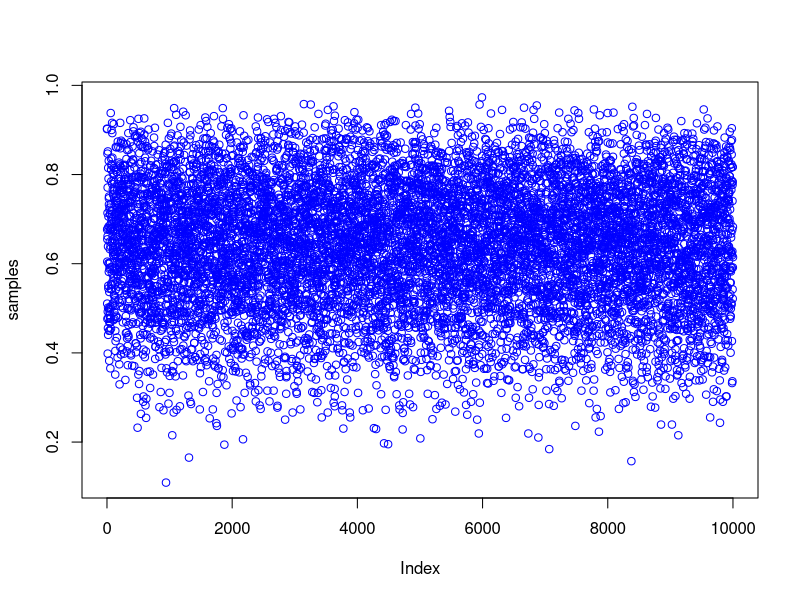
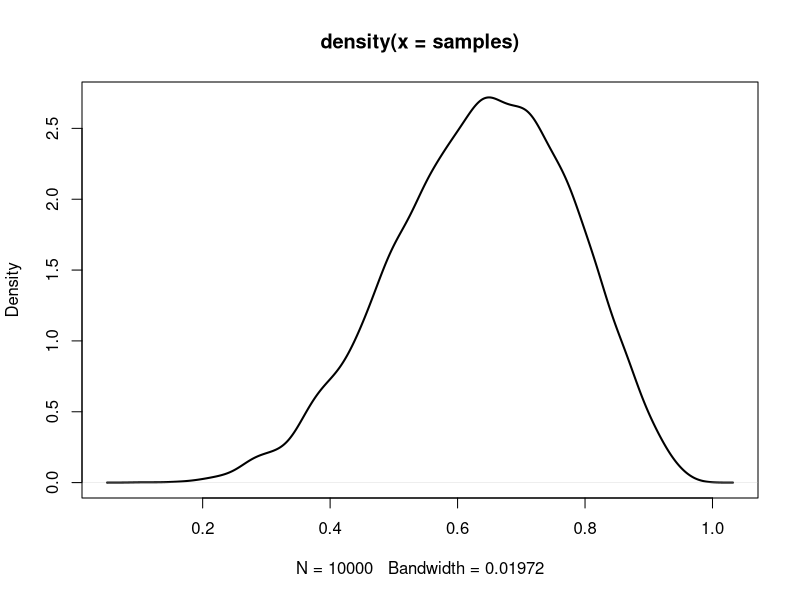
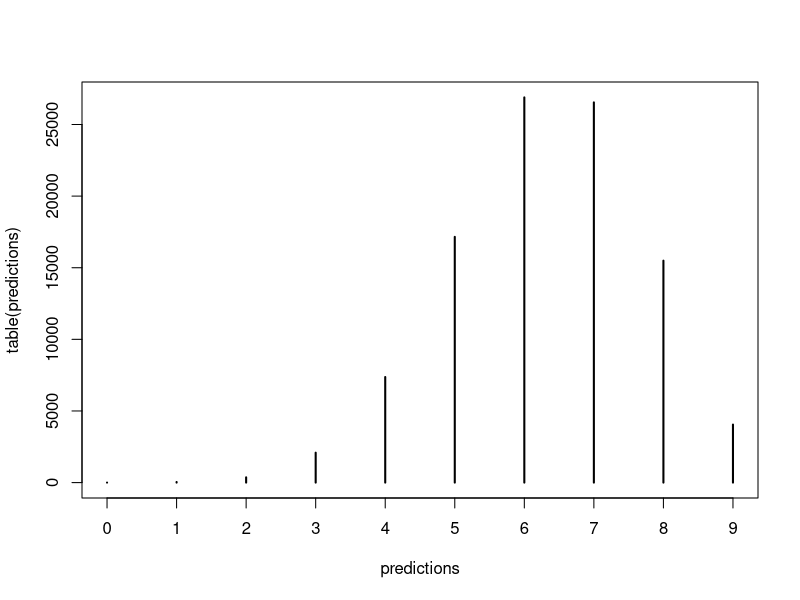
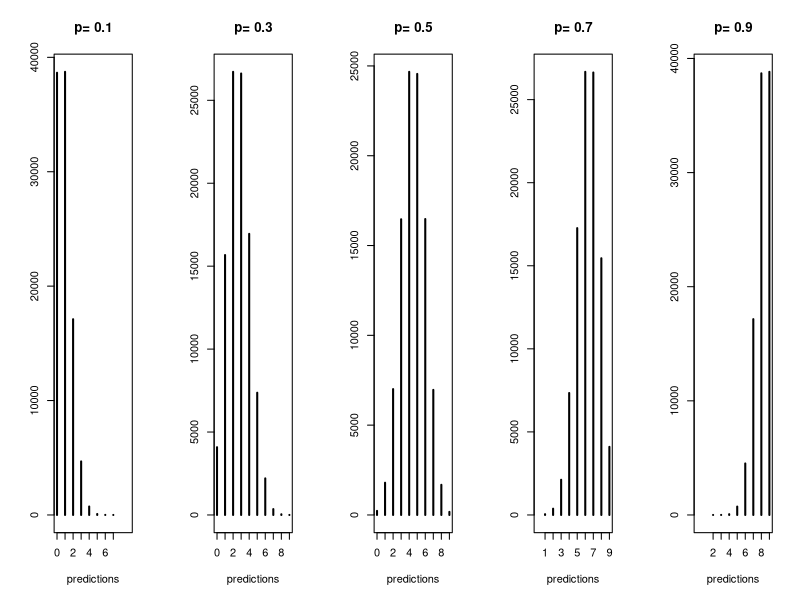
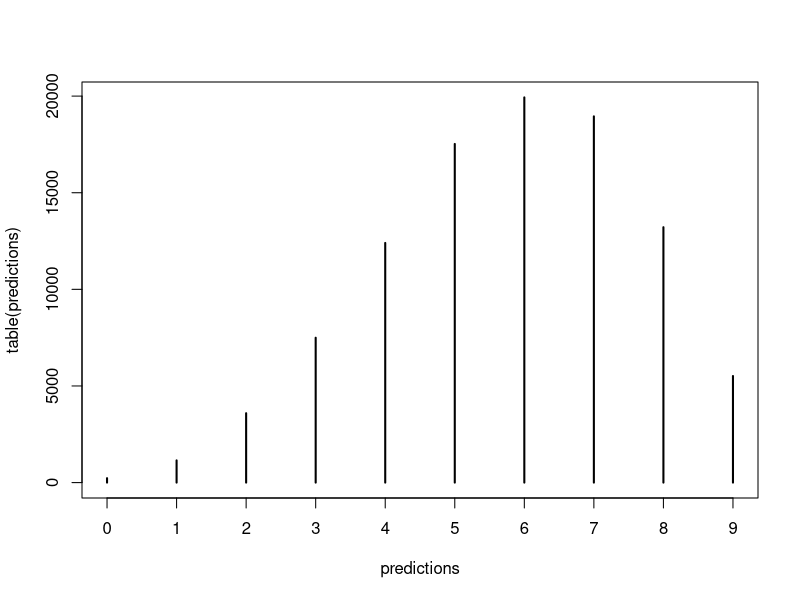
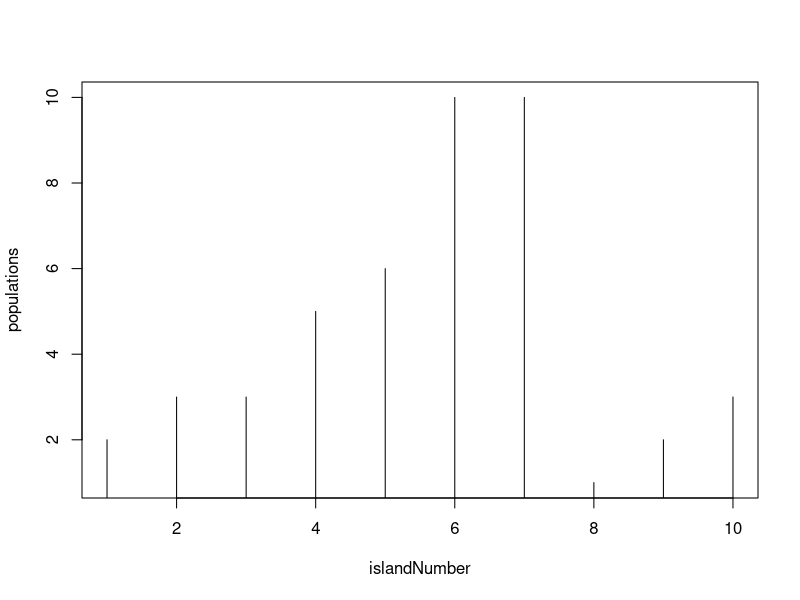
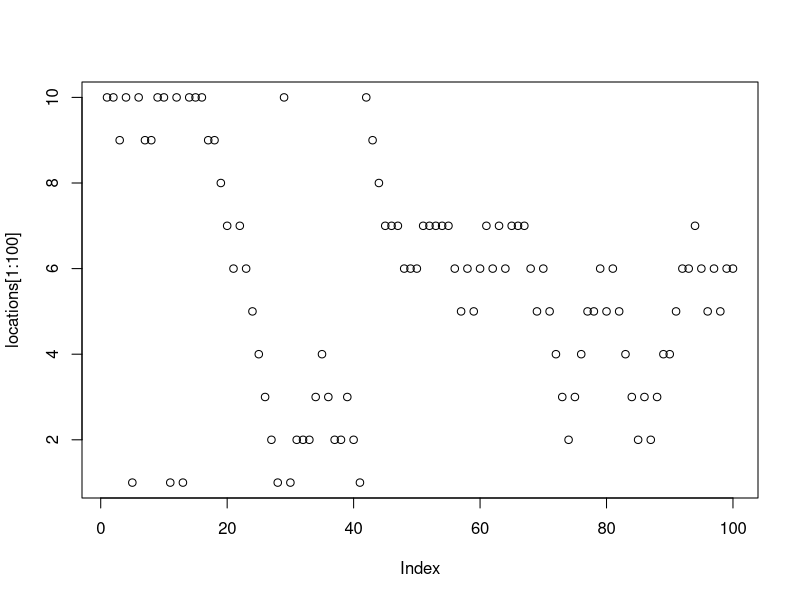
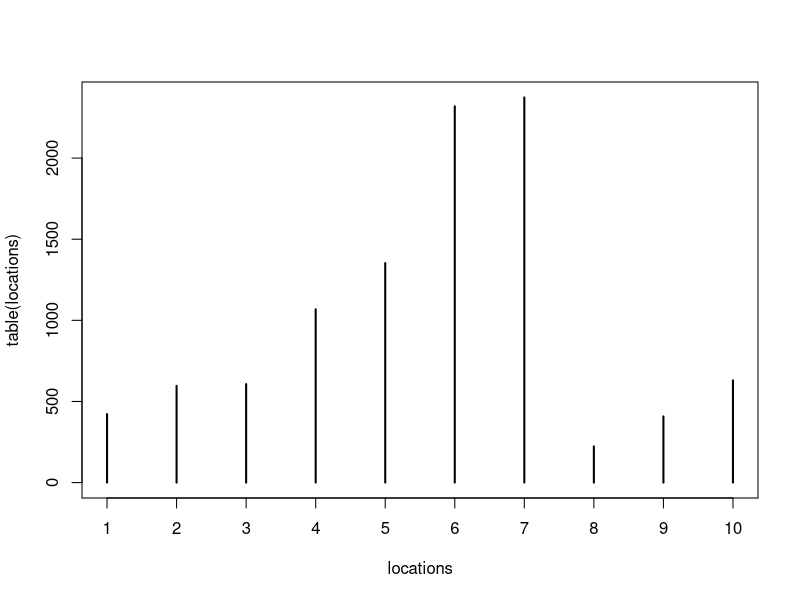

Write the R code that produced these figures, in order.
# PSYC 5316
# Week 10 -- posterior prediction and MCMC 

###############################
# posterior prediction

# first, sample from posterior

# grid approximation of posterior using 1000 grid points
p_grid = seq(from=0, to=1, length.out=1000)
prior = rep(1, 1000)
likelihood = dbinom(x=6, size=9, prob=p_grid)
posterior = likelihood * prior
posterior = posterior/sum(posterior)

# 10,000 samples from posterior
samples = sample(p_grid, prob=posterior, size=10000, replace=TRUE)
plot(samples, col="blue")
plot(density(samples), lwd=2)

# simulate 9 tosses with p=0.7

predictions = rbinom(1e5, size=9, prob=0.7)
plot(table(predictions), xlim=c(0,9))

# generate range of predictive distributions
par(mfrow=c(1,5))
Ps = c(0.1,0.3,0.5,0.7,0.9)
for (i in 1:5){
  predictions = rbinom(1e5, size=9, prob=Ps[i])
  plot(table(predictions), xlim=c(0,9), ylab="", main=paste("p=",Ps[i]))
}
par(mfrow=c(1,1))

# posterior predictive distribution
# incorporates the uncertainty in p
# from the sampled posterior distribution

predictions = rbinom(1e5, size=9, prob=samples)
plot(table(predictions), xlim=c(0,9))


##############################################
# MCMC - Metropolis algorithm


# define and plot island chain and population densities
islandNumber = 1:10
populations = c(2,3,3,5,6,10,10,1,2,3)
plot(islandNumber, populations, type="h")

# begin recording locations
N=10000
locations = numeric(N)
locations[1] = sample(1:10,1) # random starting place

# loop that defines Metropolis algorithm
for (i in 2:N){
  # take random walk either left or right
  proposal = locations[i-1] + sample(c(-1,1), 1)
  
  # make chain of islands circular
  if (proposal==11){proposal=1}
  if (proposal==0){proposal=10}
  
  # compute acceptance ratio (ratio of pop densities)
  current = populations[locations[i-1]]
  proposed = populations[proposal]
  acceptRatio = min(1, proposed/current)
  
  # move or stay according to acceptance ratio
  makeStep = rbinom(1, size=1, prob=acceptRatio)
  if (makeStep==0){
    locations[i]=locations[i-1]
  }
  else{
    locations[i]=proposal
  }
}

plot(locations[1:100])
plot(table(locations))


##########################################################
# estimating posterior for globe-tossing model

# define likelihood 
likelihood = function(data, par){
  return(dbinom(x=data, prob=par, size=9))
}
  
# define prior
prior = function(data, par){
  return(dunif(x=par, min=0, max=1))
}

# define posterior
posterior = function(data, par){
  return(likelihood(data, par)*prior(data, par))
}

# Metropolis algorithm  
N=10000
samples = numeric(N)

# random starting place
samples[1] = runif(1, min=0, max=1)

for (i in 2:N){
  #proposal = runif(1, min=0, max=1)
  x = rnorm(1, mean=samples[i-1], sd=0.01)
  if (x>0 & x<1){
    proposal=x
  }else if (x>1){
    proposal=1
  }else if (x<0){
    proposal=0
  }
  
  # acceptance ratio
  current = posterior(data=6, par=samples[i-1])
  proposed = posterior(data=6, par=proposal)
  acceptRatio = min(1, proposed/current)
  
  # move or stay
  makeStep = rbinom(1, size=1, prob=acceptRatio)
  if (makeStep==0){
    samples[i]=samples[i-1]
  }
  else {
    samples[i]=proposal
  }
}

# plot sample chain
plot(samples, type="l")

# plot posterior
plot(density(samples), lwd=2, xlim=c(0,1))


##############################
# changing prior

prior = function(data, par){
  return(dunif(x=par, min=0.5, max=1))
}

##############################
# changing proposal function
# comment out line 111 above 
# and replace with following code chunk

x = rnorm(1, mean=samples[i-1], sd=0.1)
if (x>0 & x<1){
  proposal=x
}else if (x>1){
  proposal=1
}else if (x<0){
  proposal=0
}
